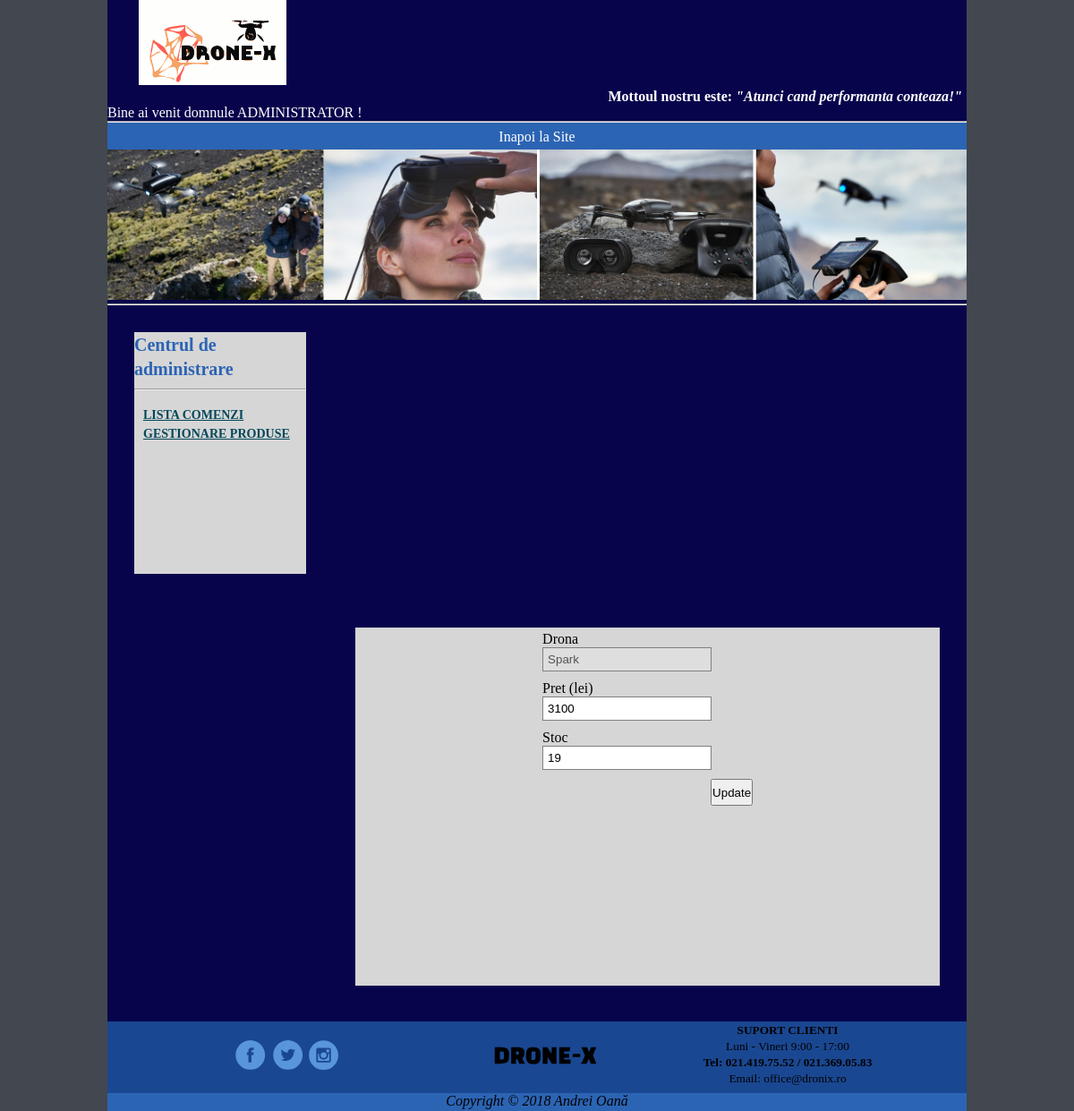
Screenshot of /admin-pg2.1.php?code=1 (signed in) with the database file from the repository.
### tables this page shows
CREATE TABLE IF NOT EXISTS `products` (
  `code` int(11) NOT NULL AUTO_INCREMENT,
  `title` varchar(255) NOT NULL,
  `description` text NOT NULL,
  `specs` text NOT NULL,
  `images` text NOT NULL,
  `type` varchar(50) DEFAULT NULL,
  `stock` int(5) DEFAULT NULL,
  `price` int(20) DEFAULT NULL,
  PRIMARY KEY (`code`),
  UNIQUE KEY `code` (`code`)
);

### form-a.php (the view, shortened to what this page needs)
<?php
global $link;
$code = $_GET['code'];
$sql = "SELECT code, type, price, stock  FROM  products WHERE code = '$code' ";
if ($result = mysqli_query($link, $sql)) {
  if (mysqli_num_rows($result) == 1) {
    while ($row = mysqli_fetch_array($result)) {
      $type = $row['type'];
      $price = $row['price'];
      $stock = $row['stock'];
    }
  } else {
    echo 'Nu sunt intrari in baza de date';
  }
} else {
  echo 'ERROR: Could not able to execute ' . $sql . mysqli_error($link);
}
?>
  <form action="admin-update.php" class="form" method="post" enctype="multipart/form-data">
    <div class="form__field">
      <label class="form__label" for="prod">Drona</label>
      <input class="form__input"  name="type" type="text" id="prod"  value="<?php echo $type; ?>" disabled>
    </div>
    <div class="form__field">
      <label class="form__label" for="pret">Pret (lei)</label>
      <input class="form__input"  name="price" type="text" id="pret"  value="<?php echo $price; ?>">
    </div>
    <div class="form__field">
      <label class="form__label" for="stoc">Stoc</label>
      <input class="form__input"  name="stock" type="text" id="stoc"  value="<?php echo $stock; ?>">
    </div>
    <button type="submit" class="form__button">Update</button>
  </form>

### css/style.css (style rules this page uses)
* { margin: 0px auto; padding: 0px; }
body { font-family: 'Times New Roman','Open Sans', sans-serif; background-color: #43474f; }

### admin-pg2.1.php (style rules this page uses)
.form { max-width: 235px; }
.form .form__field { margin-bottom: 10px; }
.form .form__input, .form .form__select, .form .form__textarea { border: 1px solid grey; height: 15px; padding: 5px; }
.form .form__label { width: 80px; display: inline-block; }
.form .form__button { height: 30px; float: right; }

### rows the page displays
products: type "Spark", price "3100", stock "19"
